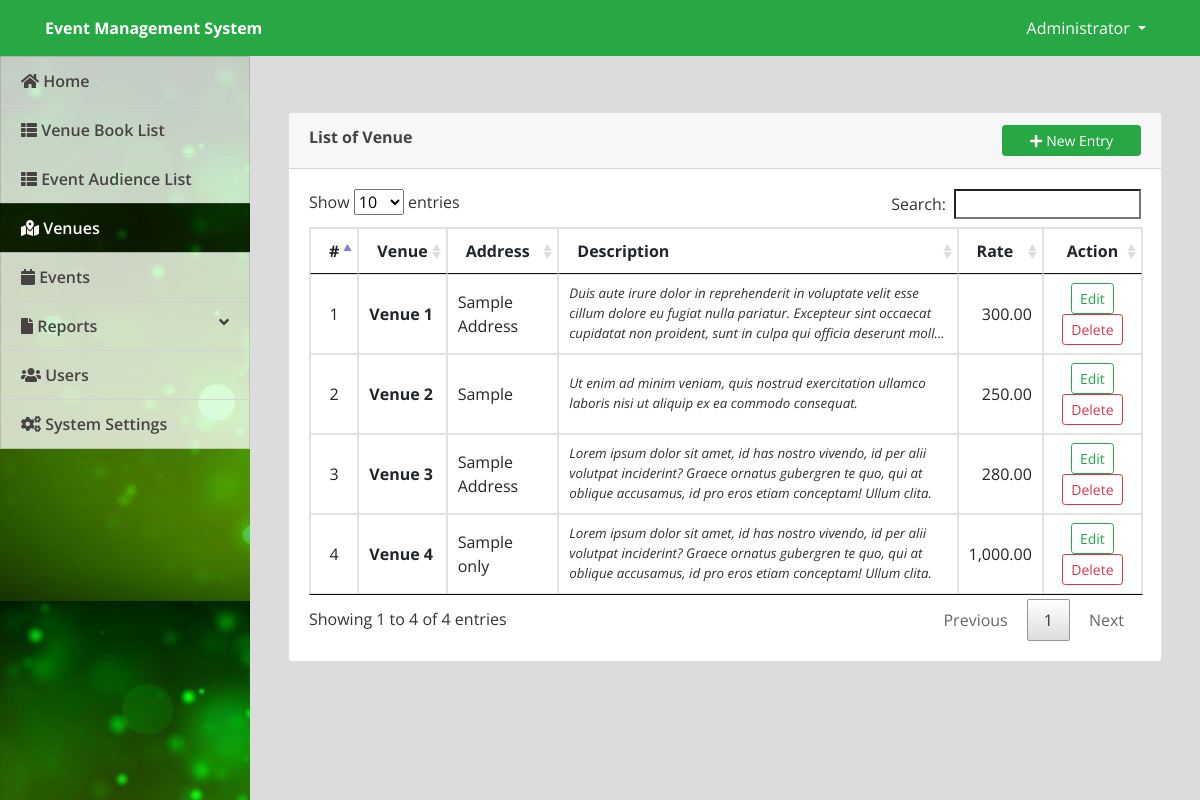
Page /admin/index.php?page=venue (signed in) on the committed database.
### tables this page shows
CREATE TABLE `venue` (
  `id` int(30) NOT NULL,
  `venue` text NOT NULL,
  `address` text NOT NULL,
  `description` text NOT NULL,
  `rate` float NOT NULL
);

### admin/venue.php (the view, shortened to what this page needs)
<?php include('db_connect.php');?>
<div class="container-fluid">
	<div class="col-lg-12">
		<div class="row">
			<div class="col-md-12">
				<div class="card">
					<div class="card-header">
						<b>List of Venue</b>
						<span class="float:right"><a class="btn btn-success btn-block btn-sm col-sm-2 float-right" href="index.php?page=manage_venue" id="new_venue">
					<i class="fa fa-plus"></i> New Entry
				</a></span>
					</div>
					<div class="card-body">
						<table class="table table-condensed table-bordered table-hover">
							<!-- <colgroup>
								<col width="5%">
								<col width="15%">
								<col width="40%">
								<col width="15%">
								<col width="10%">
								<col width="15%">
							</colgroup> -->
							<thead>
								<tr>
									<th class="text-center">#</th>
									<th class="">Venue</th>
									<th class="">Address</th>
									<th class="">Description</th>
									<th class="">Rate</th>
									<th class="text-center">Action</th>
								</tr>
							</thead>
							<tbody>
								<?php
								$i = 1;
								$venue = $conn->query("SELECT * from venue");
								while($row=$venue->fetch_assoc()):
								?>
								<tr>
									<td class="text-center"><?php echo $i++ ?></td>
									<td class="">
										 <p> <b><?php echo ucwords($row['venue']) ?></b></p>
									</td>
									<td class="">
										 <p class=""><?php echo $row['address'] ?></p>
									</td>
									<td class="">
										 <p class="truncate"><?php echo $row['description'] ?></p>
									</td>
									<td class="">
										 <p class="text-right"><?php echo number_format($row['rate'],2) ?></p>
									</td>
									<td class="text-center">
										<button class="btn btn-sm btn-outline-success edit_venue" type="button" data-id="<?php echo $row['id'] ?>" >Edit</button>
										<button class="btn btn-sm btn-outline-danger delete_venue" type="button" data-id="<?php echo $row['id'] ?>">Delete</button>
									</td>
								</tr>
								<?php endwhile; ?>
							</tbody>
						</table>
					</div>
				</div>
			</div>
		</div>
	</div>
</div>

### admin/assets/css/style.css (style rules this page uses)
body { font-family: "Open Sans", sans-serif; color: #444444; width: 100%; height: calc(100%); }
a { color: #1977cc; }
.truncate { overflow: hidden; text-overflow: ellipsis; display: -webkit-box; -webkit-line-clamp: 3; -webkit-box-orient: vertical; font-size: smaller; color: #000000cf; font-style: italic; }

### admin/index.php (style rules this page uses)
body { background: #80808045; }

### admin/venue.php (style rules this page uses)
td { vertical-align: middle !important; }
td p { margin: unset }

### rows in the picture
venue: venue "Venue 1", address "Sample Address", description "Duis aute irure dolor in reprehenderit in voluptate velit esse cillum dolore eu fugiat nulla pariatur. Excepteur sint occaecat cupidatat non proident, sunt in culpa qui officia deserunt…", rate "300.00"
venue: venue "Venue 2", address "Sample", description "Ut enim ad minim veniam, quis nostrud exercitation ullamco laboris nisi ut aliquip ex ea commodo consequat.", rate "250.00"
venue: venue "Venue 3", address "Sample Address", description "Lorem ipsum dolor sit amet, id has nostro vivendo, id per alii volutpat inciderint? Graece ornatus gubergren te quo, qui at oblique accusamus, id pro eros etiam conceptam! Ullum clita.", rate "280.00"
venue: venue "Venue 4", address "Sample only", description "Lorem ipsum dolor sit amet, id has nostro vivendo, id per alii volutpat inciderint? Graece ornatus gubergren te quo, qui at oblique accusamus, id pro eros etiam conceptam! Ullum clita.", rate "1,000.00"

### other values in the picture
$_SESSION['system']['name'] "Event Management System"
$_SESSION['login_name'] "Administrator"
